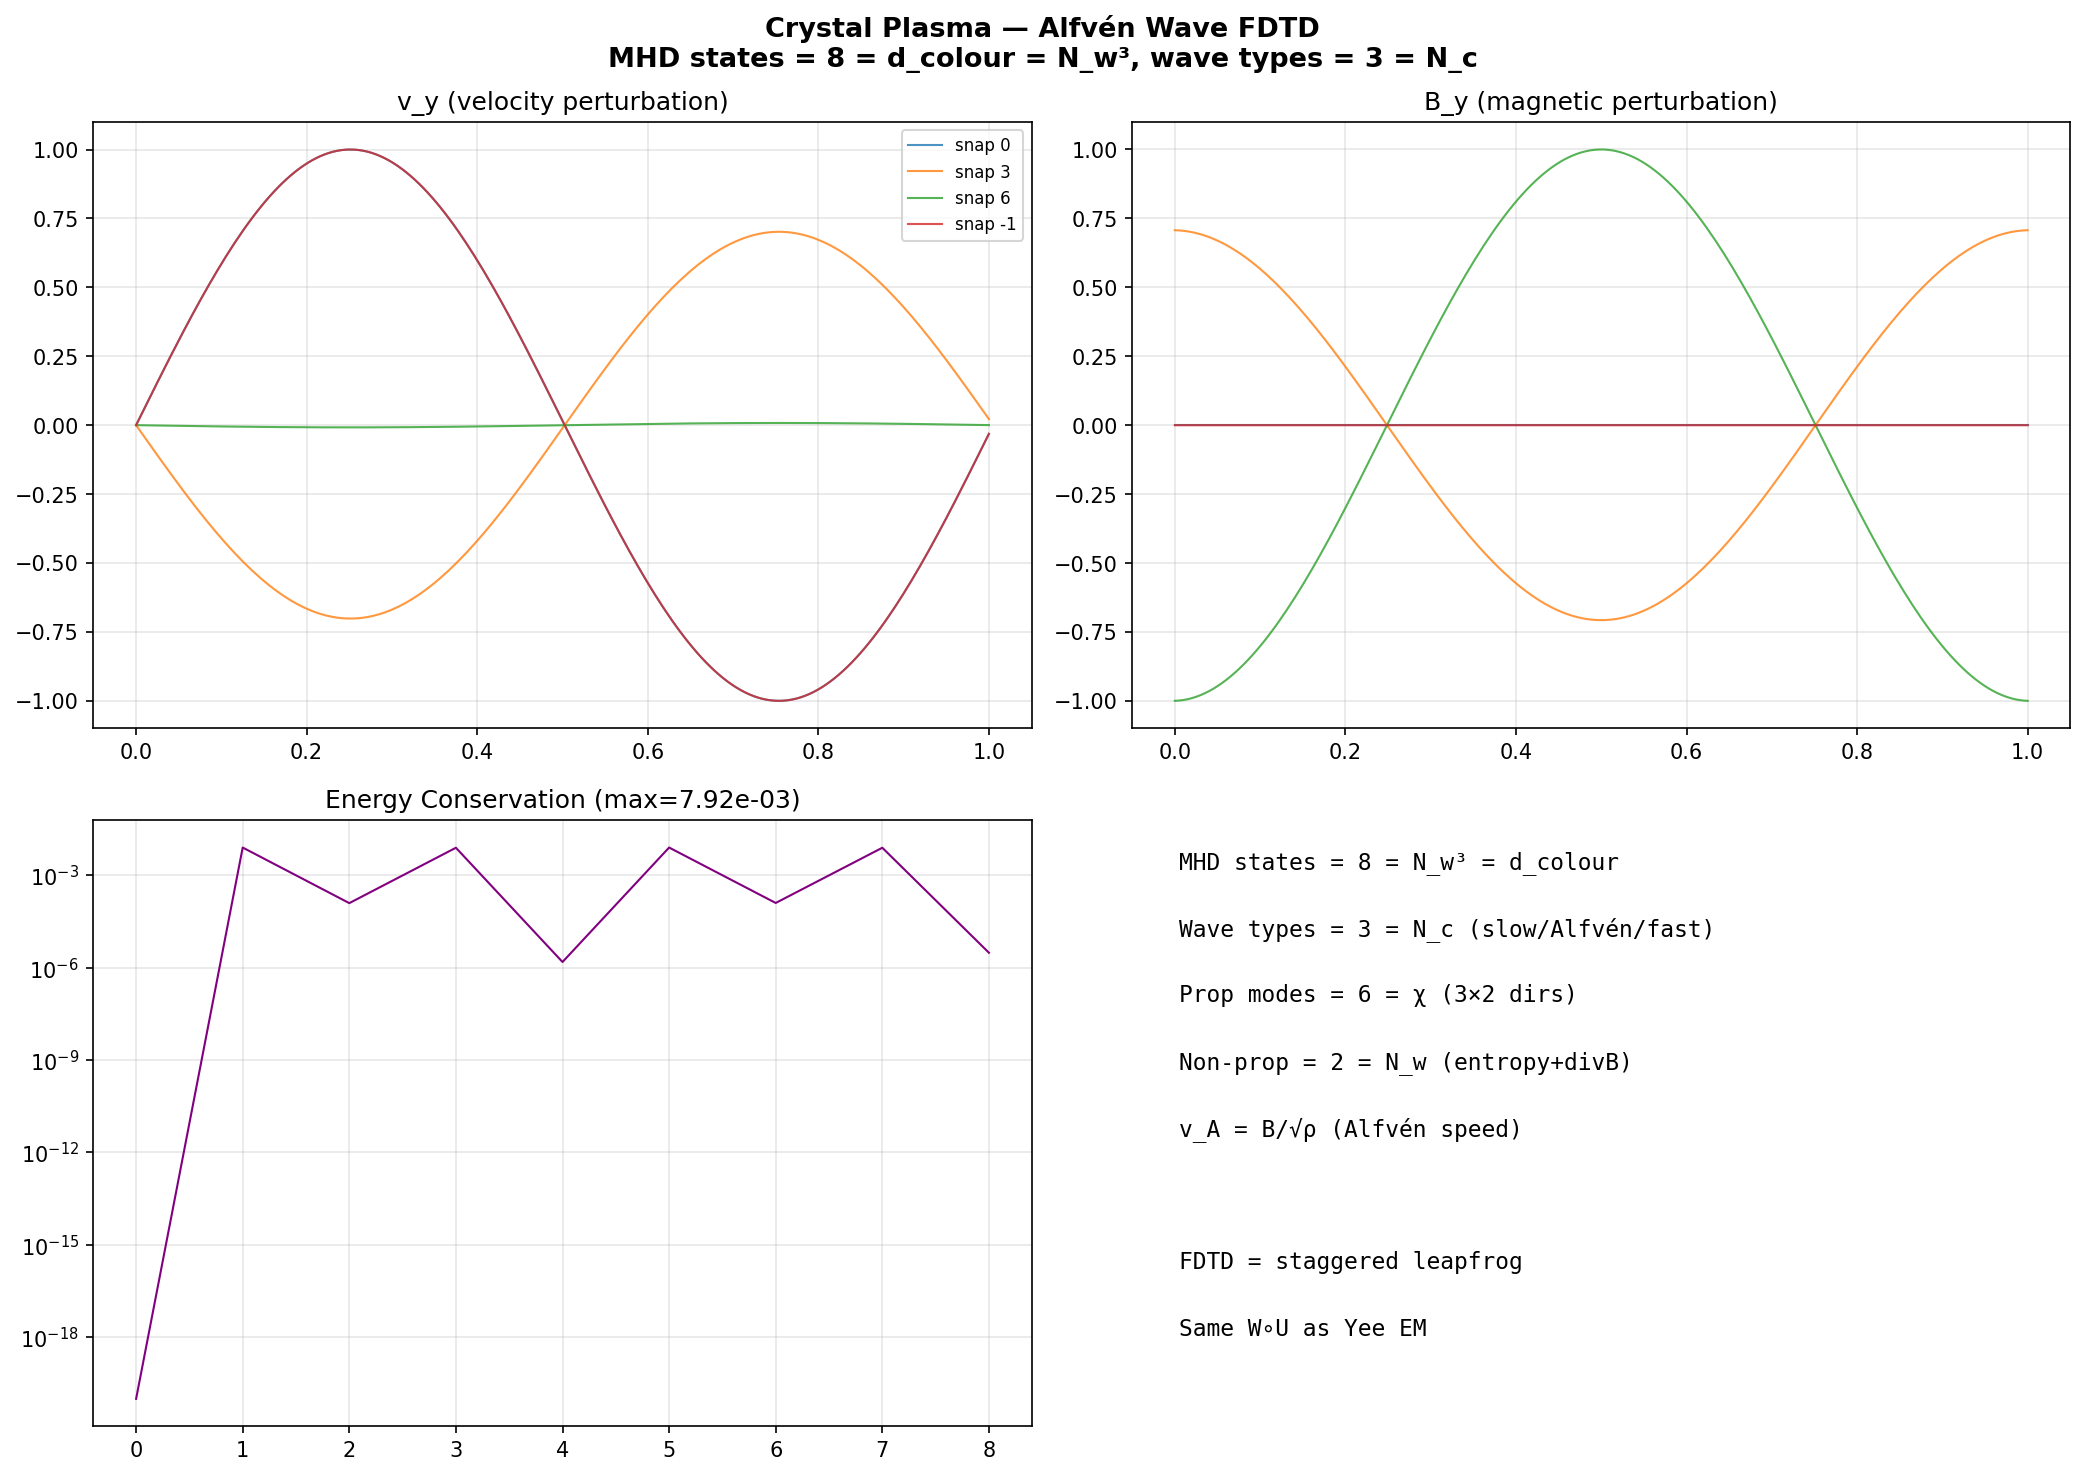

This figure's Python source:
#!/usr/bin/env python3
"""Crystal Plasma — Alfvén Wave Propagation: FDTD staggered leapfrog"""
import crystal_toe as ct
import numpy as np
import matplotlib.pyplot as plt

toe = ct.Toe(); pl = toe.plasma()
vys, bys, ens = pl.simulate_alfven(200, 0.5, 400, 50, False)

fig, axes = plt.subplots(2, 2, figsize=(14, 10))
fig.suptitle(f"Crystal Plasma — Alfvén Wave FDTD\nMHD states = {pl.mhd_states()} = d_colour = N_w³, wave types = {pl.wave_types()} = N_c",
             fontsize=13, fontweight='bold')

x = np.linspace(0, 1, len(vys[0]))
for i in [0, len(vys)//3, 2*len(vys)//3, -1]:
    axes[0][0].plot(x, vys[i], linewidth=1, label=f'snap {i}', alpha=0.8)
axes[0][0].set_title('v_y (velocity perturbation)'); axes[0][0].legend(fontsize=8); axes[0][0].grid(True, alpha=0.3)

for i in [0, len(bys)//3, 2*len(bys)//3, -1]:
    axes[0][1].plot(x, bys[i], linewidth=1, alpha=0.8)
axes[0][1].set_title('B_y (magnetic perturbation)'); axes[0][1].grid(True, alpha=0.3)

e0 = ens[0]; e_dev = [abs(e-e0)/(abs(e0)+1e-20) for e in ens]
axes[1][0].semilogy(range(len(ens)), [d+1e-20 for d in e_dev], 'purple', linewidth=1)
axes[1][0].set_title(f'Energy Conservation (max={max(e_dev):.2e})'); axes[1][0].grid(True, alpha=0.3)

axes[1][1].axis('off')
for i, l in enumerate([f"MHD states = {pl.mhd_states()} = N_w³ = d_colour",
    f"Wave types = {pl.wave_types()} = N_c (slow/Alfvén/fast)",
    f"Prop modes = {pl.propagating_modes()} = χ (3×2 dirs)",
    f"Non-prop = {pl.non_propagating()} = N_w (entropy+divB)",
    f"v_A = B/√ρ (Alfvén speed)", "",
    f"FDTD = staggered leapfrog", f"Same W∘U as Yee EM"]):
    axes[1][1].text(0.05, 0.95-i*0.11, l, transform=axes[1][1].transAxes, fontsize=11, fontfamily='monospace', va='top')
plt.tight_layout(); plt.savefig('plasma_alfven.png', dpi=150, bbox_inches='tight'); plt.show()
